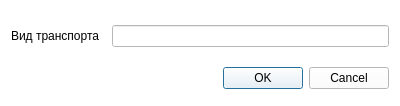
<?xml version="1.0" encoding="UTF-8"?>
<ui version="4.0">
 <class>add_pc</class>
 <widget class="QWidget" name="add_pc">
  <property name="geometry">
   <rect>
    <x>0</x>
    <y>0</y>
    <width>400</width>
    <height>106</height>
   </rect>
  </property>
  <property name="windowTitle">
   <string>Добавление должности</string>
  </property>
  <property name="styleSheet">
   <string notr="true">background-color: rgb(255, 255, 255);</string>
  </property>
  <layout class="QFormLayout" name="formLayout">
   <property name="horizontalSpacing">
    <number>12</number>
   </property>
   <property name="verticalSpacing">
    <number>20</number>
   </property>
   <property name="topMargin">
    <number>25</number>
   </property>
   <item row="0" column="0">
    <widget class="QLabel" name="label_pc">
     <property name="text">
      <string>Вид транспорта</string>
     </property>
    </widget>
   </item>
   <item row="0" column="1">
    <widget class="QLineEdit" name="text_pc"/>
   </item>
   <item row="1" column="0" colspan="2">
    <widget class="QDialogButtonBox" name="control">
     <property name="standardButtons">
      <set>QDialogButtonBox::Cancel|QDialogButtonBox::Ok</set>
     </property>
    </widget>
   </item>
  </layout>
 </widget>
 <resources/>
 <connections/>
</ui>
